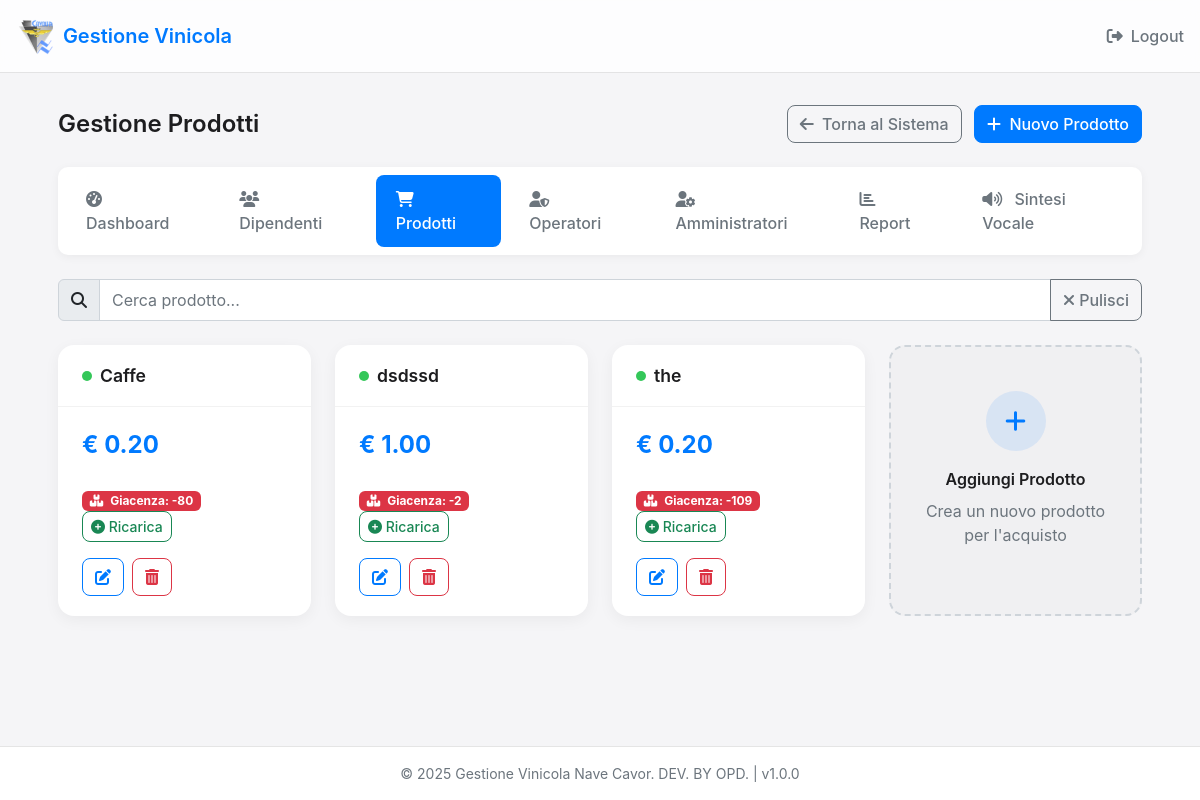
The page /admin/products (signed in) on the database as committed earlier.
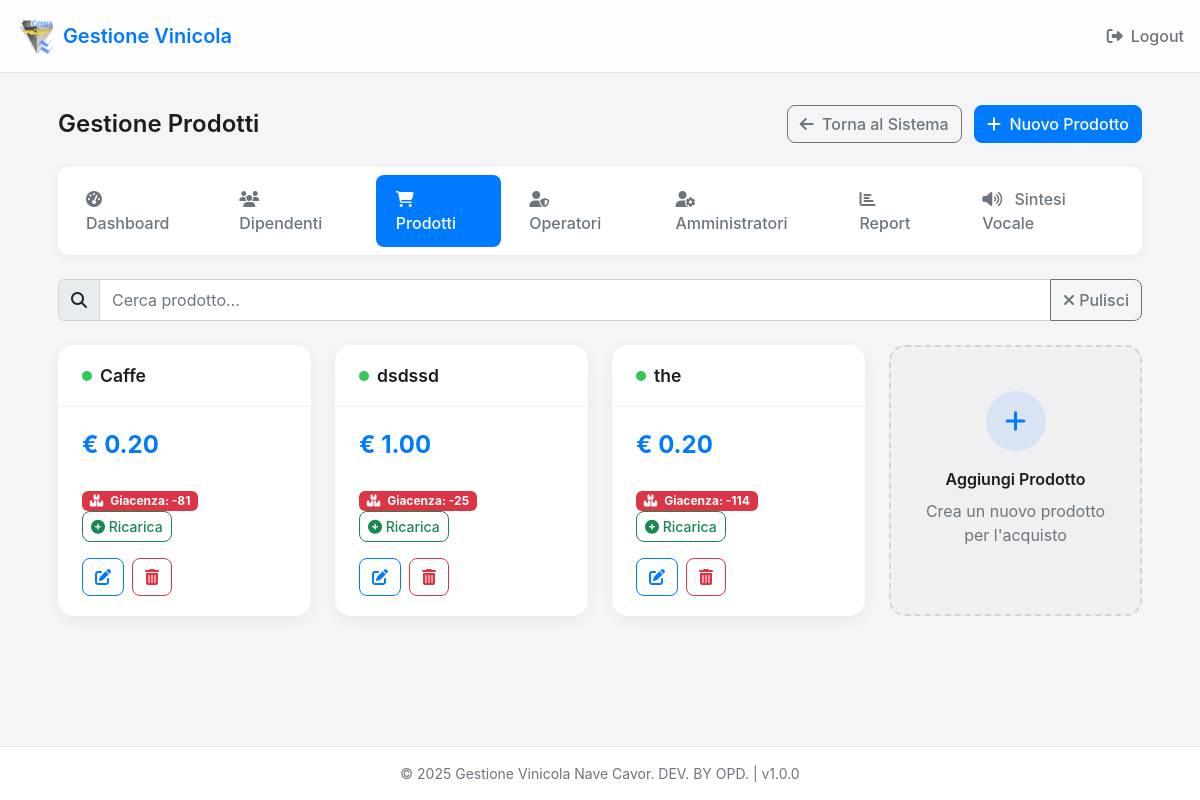
The same page on the database as committed later.
### app.py (models this page shows, shortened)
class Product(db.Model):
    id = db.Column(db.Integer, primary_key=True)
    name = db.Column(db.String(100))
    price = db.Column(db.Numeric(10, 2))
    active = db.Column(db.Boolean, default=True)
    inventory = db.Column(db.Integer, default=0)  # Giacenza del prodotto

### app.py (the view)
@app.route('/admin/products')
def admin_products():
    if session.get('admin_logged_in') != True:
        return redirect(url_for('admin_login'))
    products = Product.query.order_by(Product.name.asc()).all()
    return render_template('admin_products.html', products=products)

### app.py (called while the page is built)
@app.context_processor
def inject_app_info():
    now = datetime.now()
    return {
        'app_name': app.config['APP_NAME'],
        'app_version': app.config['APP_VERSION'],
        'now': now
    }

### templates/admin_products.html (shortened to what the changed rows need)
{% extends "base.html" %}
{% block content %}
<div class="admin-container">
    <div class="admin-header">
        <h1 class="admin-title">Gestione Prodotti</h1>
    </div>
    {% if products %}
    <div class="products-container">
        {% for product in products %}
        <div class="product-card">
            <div class="product-header">
                <h3 class="product-title">
                    <span class="product-status {% if product.active %}status-active{% else %}status-inactive{% endif %}"></span>
                    {{ product.name }}
                </h3>
            </div>
            <div class="product-body">
                <div class="product-price">€ {{ "%.2f"|format(product.price) }}</div>
                <div class="product-inventory mb-3">
                    <span class="badge {% if product.inventory > 0 %}bg-success{% elif product.inventory == 0 %}bg-warning{% else %}bg-danger{% endif %} me-2">
                        <i class="fas fa-boxes me-1"></i> Giacenza: {{ product.inventory }}
                    </span>
                    <button type="button" class="btn btn-sm btn-outline-success restock-btn" data-product-id="{{ product.id }}" data-product-name="{{ product.name }}" data-product-inventory="{{ product.inventory }}">
                        <i class="fas fa-plus-circle"></i> Ricarica
                    </button>
                </div>
                <div class="product-actions">
                    <button type="button" class="btn btn-outline-primary edit-product-btn" data-product-id="{{ product.id }}" data-product-name="{{ product.name }}" data-product-price="{{ product.price }}" data-product-active="{{ '1' if product.active else '0' }}" data-product-inventory="{{ product.inventory }}">
                        <i class="fas fa-edit"></i>
                    </button>
                    <button type="button" class="btn btn-outline-danger delete-product-btn" data-product-id="{{ product.id }}" data-product-name="{{ product.name }}">
                        <i class="fas fa-trash-alt"></i>
                    </button>
                </div>
            </div>
        </div>
        {% endfor %}
    </div>
    {% endif %}
</div>
{% endblock %}

Rows that differ between the two databases and show on the page:
changed Product "Caffe": inventory "-80" → "-81"
changed Product "dsdssd": inventory "-2" → "-25"
changed Product "the": inventory "-109" → "-114"
